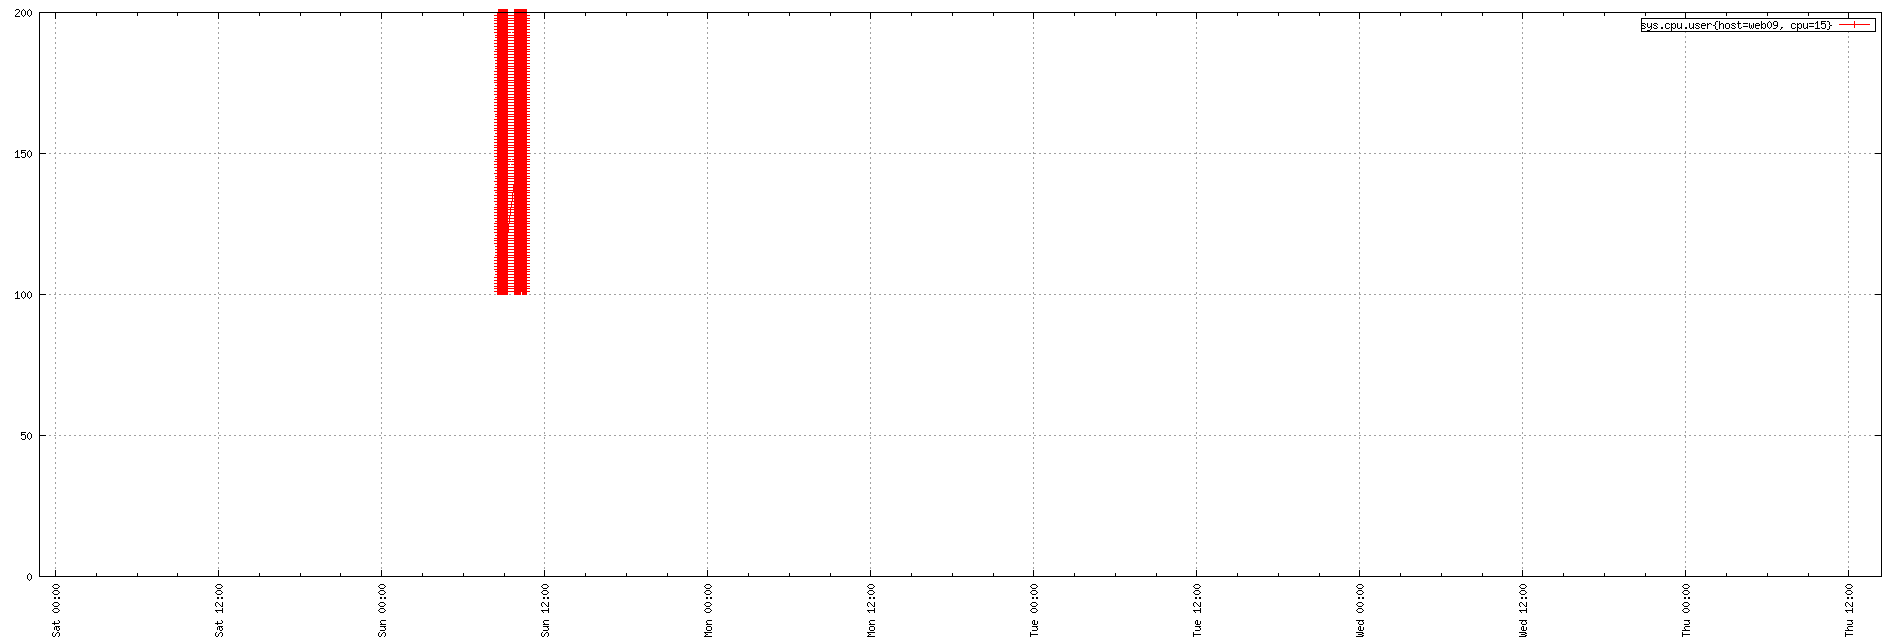

This figure's gnuplot source:
set term png small size 1900,644
set xdata time
set timefmt "%s"
if (GPVAL_VERSION < 4.6) set xtics rotate; else set xtics rotate right
set output "${TMPDIR-'tmp'}/tsd/7336c059.png"
set xrange ["1673650109":"1674138231"]
set format x "%a %H:%M"
set grid
set style data linespoint
set key right box
set yrange [0:]
plot  "${TMPDIR-'tmp'}/tsd/7336c059_0.dat" using 1:2 title "sys.cpu.user{host=web09, cpu=15}"
